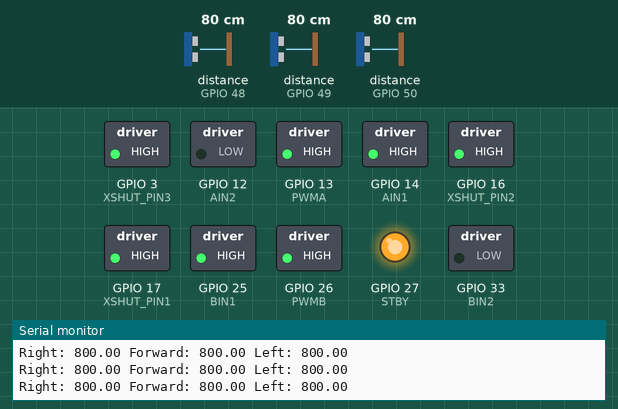
Bench run of a sketch on a simulated ESP32. On the bench: switched loads named in the sketch (green lamp = pin HIGH), output pins drawn as LEDs (lit = HIGH), the last lines printed to the serial monitor. Dashed ring = blinking. Inputs (shaded band) come from the test bench; at power-on: distance to the obstacle (sensors on GPIO 48, GPIO 49, GPIO 50) 80 cm.

Above: at 1.2 s.
1.3 s: distance to the obstacle (sensor on GPIO 48) set to 19 cm
2.9 s: distance to the obstacle (sensor on GPIO 48) set to 15 cm
At 3.32 s:
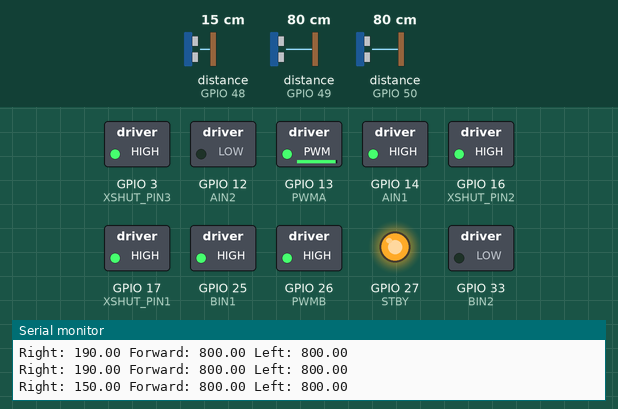
5.9 s: distance to the obstacle (sensor on GPIO 49) set to 16 cm
8.9 s: distance to the obstacle (sensor on GPIO 49) set to 13 cm
At 9.6 s:
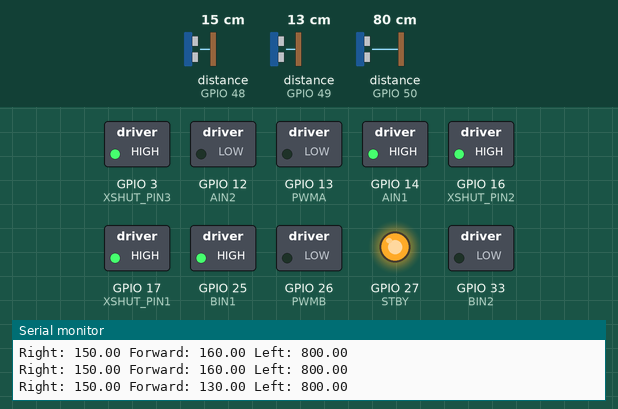
Timing chart, 0 to 11.7 s (numbered marks = the images above; inputs shaded):
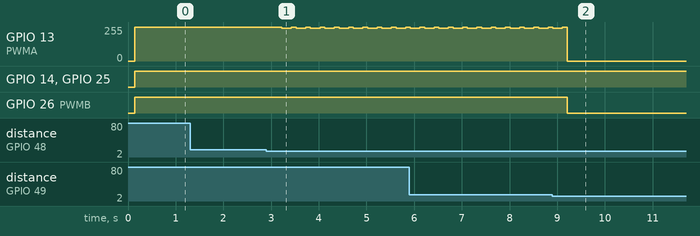

The sketch:

AdjustmentWithSolution.ino
```cpp
#include <Wire.h>
#include <Adafruit_VL53L0X.h>
#include <Arduino.h>
#include <vector>
#include <utility>  // For std::pair

#define WALLDIST 200

#define FULLSPEED 200
// Define pin connections for Motor A
#define STBY 27   // Standby pin
#define PWMA 13   // PWM control for Motor A speed
#define AIN1 14   // Control pin 1 for Motor A direction  - left motor
#define AIN2 12   // Control pin 2 for Motor A direction

// Define pin connections for Motor B
#define PWMB 26   // PWM control for Motor B speed
#define BIN1 25   // Control pin 1 for Motor B direction  -- right motor
#define BIN2 33   // Control pin 2 for Motor B direction

#define TURN_DURATION 620

#define RIGHT_SPEED 255
#define LEFT_SPEED 255

typedef enum direction {
    left,
    right
} direction;

typedef enum wall_status{
  no_walls,
  left_wall,
  right_wall,
  both_walls
} wall_status;

// Create VL53L0X objects
Adafruit_VL53L0X RightSensor = Adafruit_VL53L0X();
Adafruit_VL53L0X ForwardSensor = Adafruit_VL53L0X();
Adafruit_VL53L0X LeftSensor = Adafruit_VL53L0X();

// Define XSHUT pins
#define XSHUT_PIN1 17 //right sensor
#define XSHUT_PIN2 16 //forward sensor
#define XSHUT_PIN3 3  //left sensor

double distance_Right = 0;
double distance_Forward = 0;
double distance_Left = 0;

wall_status walls_current = no_walls;
wall_status walls_prev = no_walls;


int right_turns_counter = 0;
int left_turns_counter = 0;

bool saw_wall_right = false;
bool saw_wall_left = false;

const int filter_size = 3;
int right_distances[filter_size] = {0, 0, 0};
int left_distances[filter_size] = {0, 0, 0};
int right_index = 0;
int left_index = 0;

void move_forward() {
  // Move Motor A forward at defined speed
  digitalWrite(AIN1, HIGH);
  digitalWrite(AIN2, LOW);
  analogWrite(PWMA, LEFT_SPEED);

  // Move Motor B forward at defined speed
  digitalWrite(BIN1, HIGH);
  digitalWrite(BIN2, LOW);
  analogWrite(PWMB, RIGHT_SPEED);
}

void stop_moving() {
  analogWrite(PWMA, 0);
  analogWrite(PWMB, 0);
}

void move_right(int duration) {
  move_forward();
  delay(500);
  unsigned long startTime = millis();
  while (millis() - startTime < duration) {
    digitalWrite(AIN1, HIGH);
    digitalWrite(AIN2, LOW);
    analogWrite(PWMA, FULLSPEED);

    digitalWrite(BIN1, LOW);
    digitalWrite(BIN2, HIGH);
    analogWrite(PWMB, FULLSPEED);
  }
  stop_moving();
}

void move_left(int duration) {
  move_forward();
  delay(500);
  unsigned long startTime = millis();
  while (millis() - startTime < duration) {
    digitalWrite(AIN1, LOW);
    digitalWrite(AIN2, HIGH);
    analogWrite(PWMA, FULLSPEED);

    digitalWrite(BIN1, HIGH);
    digitalWrite(BIN2, LOW);
    analogWrite(PWMB, FULLSPEED);
  }
  stop_moving();
}

void move_backward(int duration) {
  unsigned long startTime = millis();
  while (millis() - startTime < duration) {
    digitalWrite(AIN1, LOW);
    digitalWrite(AIN2, HIGH);
    analogWrite(PWMA, FULLSPEED);

    digitalWrite(BIN1, LOW);
    digitalWrite(BIN2, HIGH);
    analogWrite(PWMB, FULLSPEED);
  }
  stop_moving();
}

void setup() {
  Serial.begin(115200);
  while (!Serial);

  // Initialize I2C
  Wire.begin();

  // Initialize XSHUT pins
  pinMode(XSHUT_PIN1, OUTPUT);
  pinMode(XSHUT_PIN2, OUTPUT);
  pinMode(XSHUT_PIN3, OUTPUT);

  // Reset both sensors by setting XSHUT low, then high
  digitalWrite(XSHUT_PIN1, LOW);
  digitalWrite(XSHUT_PIN2, LOW);
  digitalWrite(XSHUT_PIN3, LOW);
  delay(10);
  digitalWrite(XSHUT_PIN1, HIGH);
  delay(10);

  // Initialize right sensor
  if (!RightSensor.begin(0x30)) { // Change the address to 0x30
    Serial.println(F("Failed to boot right sensor"));
    while (1);
  }

  // Reset and initialize forward sensor
  digitalWrite(XSHUT_PIN2, HIGH);
  delay(10);
  if (!ForwardSensor.begin(0x31)) { // Change the address to 0x31
    Serial.println(F("Failed to boot forward sensor"));
    while (1);
  }

  // Reset and initialize left sensor
  digitalWrite(XSHUT_PIN3, HIGH);
  delay(10);
  if (!LeftSensor.begin(0x32)) { // Change the address to 0x32
    Serial.println(F("Failed to boot left sensor"));
    while (1);
  }

  Serial.println(F("VL53L0X three sensors setup complete"));

  // Set control pins as outputs for Motor A
  pinMode(STBY, OUTPUT);
  pinMode(PWMA, OUTPUT);
  pinMode(AIN1, OUTPUT);
  pinMode(AIN2, OUTPUT);

  // Set control pins as outputs for Motor B
  pinMode(PWMB, OUTPUT);
  pinMode(BIN1, OUTPUT);
  pinMode(BIN2, OUTPUT);

  // Ensure the motor driver is out of standby mode
  digitalWrite(STBY, HIGH);
}

void countJunctions(double distance_Right, double distance_Forward, double distance_Left){
  Serial.print("Right: "); Serial.print(distance_Right);
  Serial.print(" Forward: "); Serial.print(distance_Forward);
  Serial.print(" Left: "); Serial.println(distance_Left);

  walls_prev = walls_current;

  if(distance_Right <= WALLDIST && distance_Left <= WALLDIST) {
    walls_current = both_walls;
  } else if(distance_Right <= WALLDIST && distance_Left > WALLDIST) {
    walls_current = right_wall;
  } else if(distance_Right > WALLDIST && distance_Left <= WALLDIST) {
      walls_current = left_wall;
  } else {
    walls_current = no_walls;
  }

  if( walls_current == right_wall && walls_prev == both_walls) {
      left_turns_counter++;
  }
  if( walls_current == left_wall && walls_prev == both_walls ) {
      right_turns_counter++;
  }
  if (walls_current == no_walls && walls_prev == both_walls){
      right_turns_counter++;
      left_turns_counter++;
  }


// // Update right counter
  // if (all_right_less_than_150) {
  //   saw_wall_right = true;
  // } else if (saw_wall_right && all_right_greater_than_300) {
  //   right_turns_counter++;
  //   saw_wall_right = false;
  //   Serial.print("Right Junction Count: "); Serial.println(right_turns_counter);
  // }


  // Update the right distances array
  // right_distances[right_index] = distance_Right;
  // right_index = (right_index + 1) % filter_size;

  // // Update the left distances array
  // left_distances[left_index] = distance_Left;
  // left_index = (left_index + 1) % filter_size;

  // // Check if all recent right distances are > 300
  // bool all_right_greater_than_300 = true;
  // for (int i = 0; i < filter_size; i++) {
  //   if (right_distances[i] <= 300) {
  //     all_right_greater_than_300 = false;
  //     break;
  //   }
  // }

  // // Check if all recent left distances are > 300
  // bool all_left_greater_than_300 = true;
  // for (int i = 0; i < filter_size; i++) {
  //   if (left_distances[i] <= 300) {
  //     all_left_greater_than_300 = false;
  //     break;
  //   }
  // }

  // // Check if all recent right distances are < 150
  // bool all_right_less_than_150 = true;
  // for (int i = 0; i < filter_size; i++) {
  //   if (right_distances[i] >= 150) {
  //     all_right_less_than_150 = false;
  //     break;
  //   }
  // }

  // // Check if all recent left distances are < 150
  // bool all_left_less_than_150 = true;
  // for (int i = 0; i < filter_size; i++) {
  //   if (left_distances[i] >= 150) {
  //     all_left_less_than_150 = false;
  //     break;
  //   }
  // }

  // // Update right counter
  // if (all_right_less_than_150) {
  //   saw_wall_right = true;
  // } else if (saw_wall_right && all_right_greater_than_300) {
  //   right_turns_counter++;
  //   saw_wall_right = false;
  //   Serial.print("Right Junction Count: "); Serial.println(right_turns_counter);
  // }

  // // Update left counter
  // if (all_left_less_than_150) {
  //   saw_wall_left = true;
  // } else if (saw_wall_left && all_left_greater_than_300) {
  //   left_turns_counter++;
  //   saw_wall_left = false;
  //   Serial.print("Left Junction Count: "); Serial.println(left_turns_counter);
  // }
}

void adjust_course() {
  VL53L0X_RangingMeasurementData_t measureRight;
  VL53L0X_RangingMeasurementData_t measureForward;
  VL53L0X_RangingMeasurementData_t measureLeft;

  RightSensor.rangingTest(&measureRight, false);
  ForwardSensor.rangingTest(&measureForward, false);
  LeftSensor.rangingTest(&measureLeft, false);

  distance_Right = measureRight.RangeMilliMeter;
  distance_Forward = measureForward.RangeMilliMeter;
  distance_Left = measureLeft.RangeMilliMeter;

  // If there's an obstacle in front
  while (measureForward.RangeStatus != 4 && distance_Forward < 150) {
    stop_moving();
    delay(500);  // Short pause before turning
  }

  int right_speed_adjustment = RIGHT_SPEED;
  int left_speed_adjustment = LEFT_SPEED;

  // If the robot is too close to the right wall, steer left
  switch (walls_current) {
    case both_walls:
        if (distance_Right < 180) {
            left_speed_adjustment = LEFT_SPEED - 0.6 * (180 - distance_Right);
        }
        if (distance_Left < 180) {
            right_speed_adjustment = RIGHT_SPEED - 0.6 * (180 - distance_Left);
        }
        break;

    case left_wall:
        if (distance_Left < 180) {
            right_speed_adjustment = RIGHT_SPEED - 0.3 * (180 - distance_Left);
        } else {
            left_speed_adjustment = LEFT_SPEED - 0.6 * (180 - distance_Left);
        }
        break;

    case right_wall:
        if (distance_Right < 180) {
            left_speed_adjustment = LEFT_SPEED - 0.3 * (180 - distance_Right);
        } else {
            right_speed_adjustment = RIGHT_SPEED - 0.6 * (180 - distance_Right);
        }
        break;

    default:
        // Handle the case where no walls are detected or an invalid value
        left_speed_adjustment = LEFT_SPEED;
        right_speed_adjustment = RIGHT_SPEED;
        break;
}


  // If the robot is in the middle, move straight
  analogWrite(PWMA, left_speed_adjustment);
  analogWrite(PWMB, right_speed_adjustment);
}

std::vector<std::pair<direction, int>> turns = { {right, 2}, {left, 2} };
int vec_index = 0;

void loop() {
  distance_Right = RightSensor.readRange();
  distance_Forward = ForwardSensor.readRange();
  distance_Left = LeftSensor.readRange();

  countJunctions(distance_Right, distance_Forward, distance_Left);

  // Check if we've reached the end of the turns vector
  if (vec_index >= turns.size()) {
    stop_moving();
    return;
  }

  auto current_turn = turns[vec_index];

  if (current_turn.first == right && right_turns_counter >= current_turn.second) {
    move_right(TURN_DURATION);
    right_turns_counter = 0; // Reset the counter after turning
    vec_index++;
  } else if (current_turn.first == left && left_turns_counter >= current_turn.second) {
    move_left(TURN_DURATION);
    left_turns_counter = 0; // Reset the counter after turning
    vec_index++;
  } else {
    move_forward();
    adjust_course();
  }

  delay(100);
}
```

Measured:
- the behaviour switches between 18 and 17 cm on distance to the obstacle (sensor on GPIO 48) (found by bisection; images 0 and 1)
- the behaviour switches between 15 and 14 cm on distance to the obstacle (sensor on GPIO 49) (found by bisection; images 1 and 2)
- after the input at 2.9 s, GPIO 13 (PWMA): alternates 255/255 for 0.10 s and 246/255 for 0.20 s, starting after 0.33 s
- after the input at 8.9 s, GPIO 26 (PWMB): HIGH → LOW after 0.31 s
